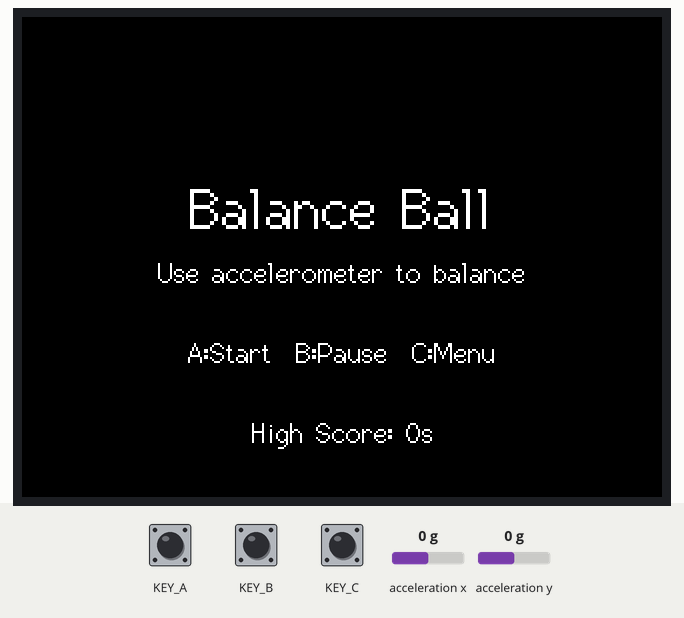
A sketch run on a simulated Seeed Wio Terminal. Parts: 320×240 colour display. The test bench sets the inputs (shaded band); at power-on: KEY_A HIGH, KEY_B HIGH, KEY_C HIGH, acceleration x 0 g, acceleration y 0 g.

Above: at 1.5 s.
1.6 s: KEY_A pulled LOW for 0.15 s
At 4.0 s:
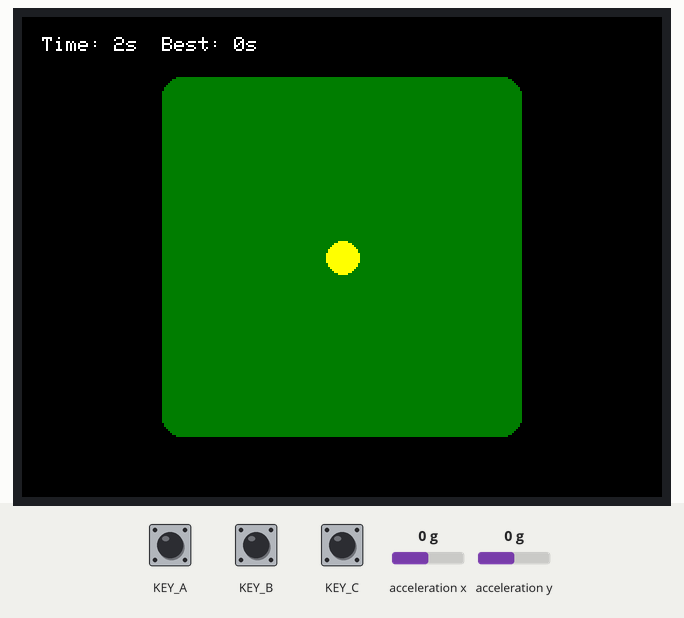
4.7 s: KEY_B pulled LOW for 0.15 s
At 5.9 s:
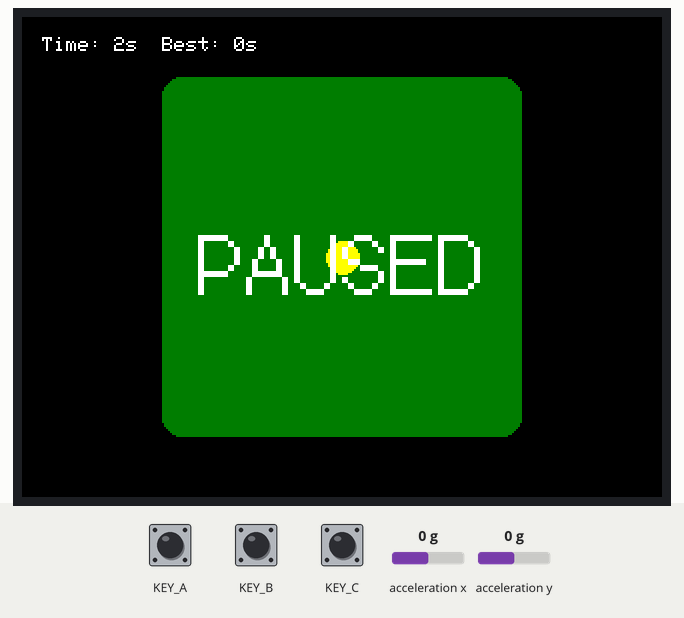
6.3 s: KEY_A pulled LOW for 1 s
At 10.1 s:
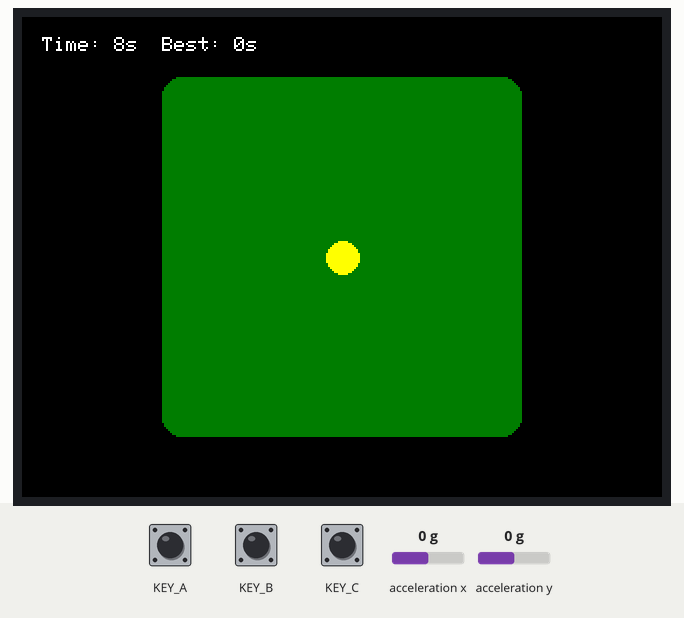
10.3 s: KEY_B pulled LOW for 1 s
At 12.5 s:
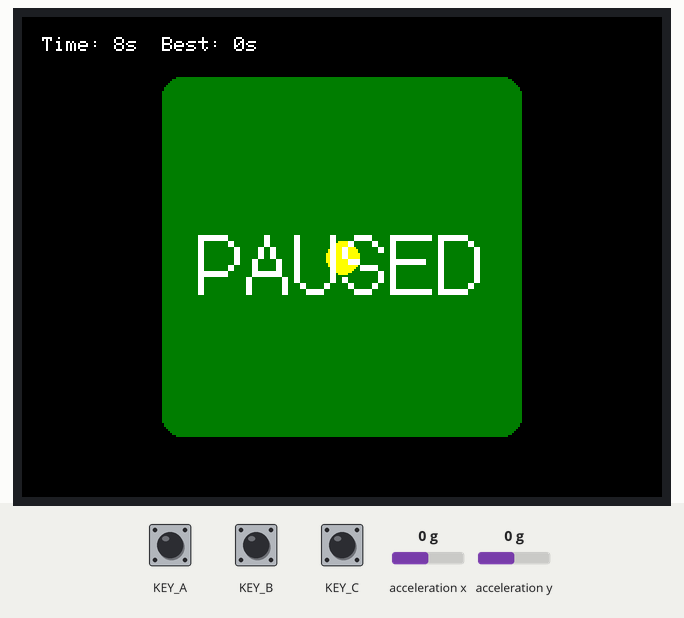
12.8 s: KEY_C pulled LOW for 0.15 s
At 13.9 s:
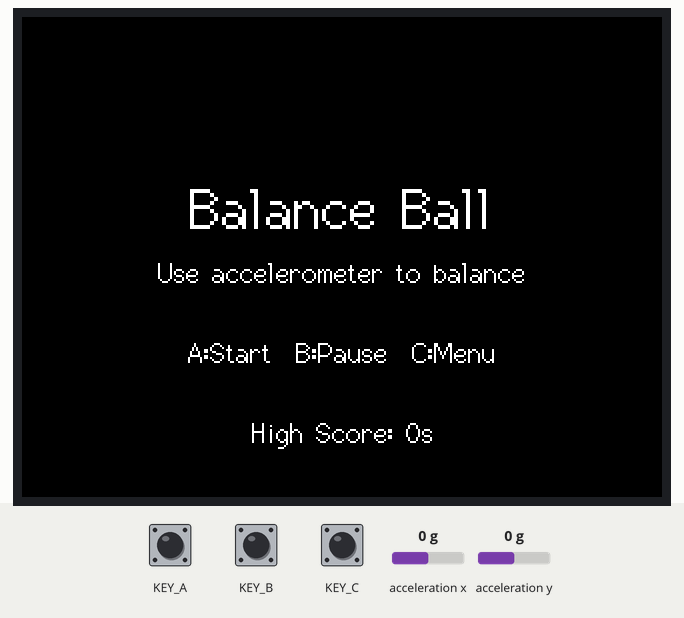
14.5 s: KEY_A pulled LOW for 3.2 s
At 19.5 s:
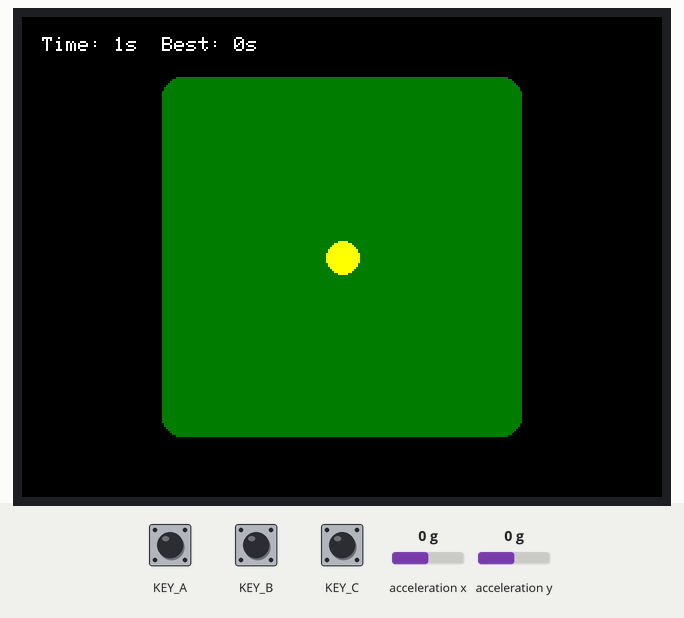
Timing chart, 0 to 21.0 s (numbered marks = the images above; inputs shaded):
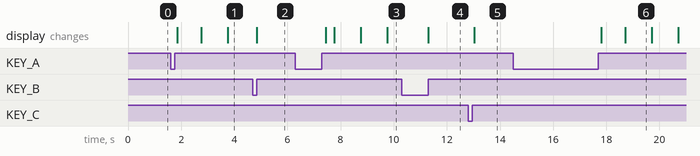

Measured:
- after the input at 1.6 s, the display: first changes after 0.26 s (image 1 shows a later state)
- after the input at 4.7 s, the display: changes after 0.15 s (image 2)
- after the input at 6.3 s, the display: first changes after 1.1 s (image 3 shows a later state)
- after the input at 10.3 s, the display: changes after 1.0 s (image 4)
- after the input at 12.8 s, the display: changes after 0.23 s (image 5)
- after the input at 14.5 s, the display: first changes after 3.3 s (image 6 shows a later state)

The sketch:

Demo4.ino
```cpp
#include <TFT_eSPI.h>
#include "LIS3DHTR.h"

TFT_eSPI tft;
LIS3DHTR<TwoWire> lis;

// 游戏参数
#define PLATFORM_SIZE 180
#define BALL_RADIUS 8
#define GRAVITY 0.6
#define FRICTION 0.92
#define MAX_SPEED 4.0
#define EDGE_BUFFER 3  // 边缘缓冲像素

// 颜色定义
#define BG_COLOR TFT_BLACK
#define PLAT_COLOR TFT_DARKGREEN
#define BALL_COLOR TFT_YELLOW
#define TEXT_COLOR TFT_WHITE

// 游戏状态枚举
enum GameState {
  STATE_MENU,
  STATE_PLAYING,
  STATE_PAUSED,
  STATE_GAMEOVER
};

// 全局变量
GameState gameState = STATE_MENU;
float ballX, ballY, speedX, speedY;
uint32_t gameStartTime, survivalTime;
uint16_t highScore = 0;

void setup() {
  Serial.begin(115200);

  // 初始化硬件
  pinMode(WIO_KEY_A, INPUT_PULLUP);
  pinMode(WIO_KEY_B, INPUT_PULLUP);
  pinMode(WIO_KEY_C, INPUT_PULLUP);

  // 初始化屏幕
  tft.begin();
  tft.setRotation(3);
  tft.fillScreen(BG_COLOR);

  // 初始化加速度计
  lis.begin(Wire1);
  lis.setOutputDataRate(LIS3DHTR_DATARATE_50HZ);
  lis.setFullScaleRange(LIS3DHTR_RANGE_2G);

  showMainMenu();
}

void loop() {
  handleInput();

  switch(gameState){
    case STATE_PLAYING:
      updateGame();
      break;

    case STATE_PAUSED:
    case STATE_MENU:
    case STATE_GAMEOVER:
    default:
      delay(50); // 降低非游戏状态时的功耗
      break;
  }
}

void handleInput() {
  // 按键A - 开始/继续游戏
  if(debounce(WIO_KEY_A)){
    if(gameState == STATE_MENU || gameState == STATE_GAMEOVER){
      startNewGame();
    }
    else if(gameState == STATE_PAUSED){
      resumeGame();
    }
  }

  // 按键B - 暂停/恢复
  if(debounce(WIO_KEY_B)){
    if(gameState == STATE_PLAYING){
      pauseGame();
    }
    else if(gameState == STATE_PAUSED){
      resumeGame();
    }
  }

  // 按键C - 重新开始
  if(debounce(WIO_KEY_C)){
    if(gameState == STATE_PLAYING || gameState == STATE_PAUSED){
      showMainMenu();
    }
  }
}

bool debounce(uint8_t pin){
  static uint32_t lastPress[3] = {0};
  uint8_t index = pin - WIO_KEY_A;

  if(digitalRead(pin) == LOW && (millis() - lastPress[index]) > 200){
    lastPress[index] = millis();
    while(digitalRead(pin) == LOW); // 等待释放
    return true;
  }
  return false;
}

void startNewGame(){
  // 初始化游戏参数
  ballX = tft.width()/2;
  ballY = tft.height()/2;
  speedX = speedY = 0;
  gameStartTime = millis();

  // 绘制游戏界面
  tft.fillScreen(BG_COLOR);
  drawPlatform();
  updateTimer();
  gameState = STATE_PLAYING;
}

void pauseGame(){
  gameState = STATE_PAUSED;
  tft.setTextColor(TEXT_COLOR, BG_COLOR);
  tft.setTextSize(3);
  tft.drawCentreString("PAUSED", 160, 100, 2);
}

void resumeGame(){
  tft.fillRect(100, 80, 120, 180, BG_COLOR); // 清除暂停文字

// 绘制游戏界面
  tft.fillScreen(BG_COLOR);
  drawPlatform();
  updateTimer();

  gameState = STATE_PLAYING;
}

void updateGame(){
  static uint32_t lastUpdate = 0;
  if(millis() - lastUpdate < 33) return; // 约30fps
  lastUpdate = millis();

  // 读取加速度计数据
  float ay = lis.getAccelerationX() * GRAVITY;
  float ax = -lis.getAccelerationY() * GRAVITY;

  // 更新物理状态
  speedX = constrain(speedX + ax, -MAX_SPEED, MAX_SPEED);
  speedY = constrain(speedY + ay, -MAX_SPEED, MAX_SPEED);
  speedX *= FRICTION;
  speedY *= FRICTION;

  // 计算新位置
  float newX = ballX + speedX;
  float newY = ballY + speedY;

  // 边界碰撞检测
  if(abs(newX - 160) > (PLATFORM_SIZE/2 - BALL_RADIUS + EDGE_BUFFER)){
    speedX *= -0.6;
    newX = constrain(newX,
                   160 - PLATFORM_SIZE/2 + BALL_RADIUS - EDGE_BUFFER,
                   160 + PLATFORM_SIZE/2 - BALL_RADIUS + EDGE_BUFFER);
  }
  if(abs(newY - 120) > (PLATFORM_SIZE/2 - BALL_RADIUS + EDGE_BUFFER)){
    speedY *= -0.6;
    newY = constrain(newY,
                   120 - PLATFORM_SIZE/2 + BALL_RADIUS - EDGE_BUFFER,
                   120 + PLATFORM_SIZE/2 - BALL_RADIUS + EDGE_BUFFER);
  }

  // 更新显示
  drawBall(ballX, ballY, BG_COLOR); // 擦除旧位置
  ballX = newX;
  ballY = newY;
  drawBall(ballX, ballY, BALL_COLOR);

  // 更新计时
  if(millis() - gameStartTime > 1000){
    survivalTime = (millis() - gameStartTime)/1000;
    updateTimer();
  }

  // 坠落检测
  if(checkGameOver()){
    gameOver();
  }
}

bool checkGameOver(){
  float dx = abs(ballX - 160);
  float dy = abs(ballY - 120);
  return sqrt(dx*dx + dy*dy) > (PLATFORM_SIZE/2 - BALL_RADIUS/2);
}

void gameOver(){
  gameState = STATE_GAMEOVER;
  if(survivalTime > highScore) highScore = survivalTime;

  tft.fillScreen(TFT_MAROON);
  tft.setTextColor(TEXT_COLOR);
  tft.setTextSize(2);
  tft.drawCentreString("GAME OVER", 160, 80, 2);
  tft.drawCentreString("Time: "+String(survivalTime), 160, 120, 2);
  tft.drawCentreString("Best: "+String(highScore), 160, 160, 2);
  tft.drawCentreString("A:Retry C:Menu", 160, 200, 1);
}

void drawPlatform(){
  tft.fillRoundRect(160-PLATFORM_SIZE/2, 120-PLATFORM_SIZE/2,
                   PLATFORM_SIZE, PLATFORM_SIZE, 10, PLAT_COLOR);
}

void drawBall(int x, int y, uint16_t color){
  tft.fillCircle(x, y, BALL_RADIUS, color);
}

void updateTimer(){
  tft.setTextColor(TEXT_COLOR, BG_COLOR);
  tft.setTextSize(1);
  tft.setCursor(10, 10);
  tft.print("Time: ");
  tft.print(survivalTime);
  tft.print("s  Best: ");
  tft.print(highScore);
  tft.print("s ");
}

void showMainMenu(){
  tft.fillScreen(BG_COLOR);
  tft.setTextColor(TEXT_COLOR);
  tft.setTextSize(2);
  tft.drawCentreString("Balance Ball", 160, 80, 2);
  tft.setTextSize(1);
  tft.drawCentreString("Use accelerometer to balance", 160, 120, 2);
  tft.drawCentreString("A:Start  B:Pause  C:Menu", 160, 160, 2);
  tft.drawCentreString("High Score: "+String(highScore)+"s", 160, 200, 2);
  gameState = STATE_MENU;
}
```
